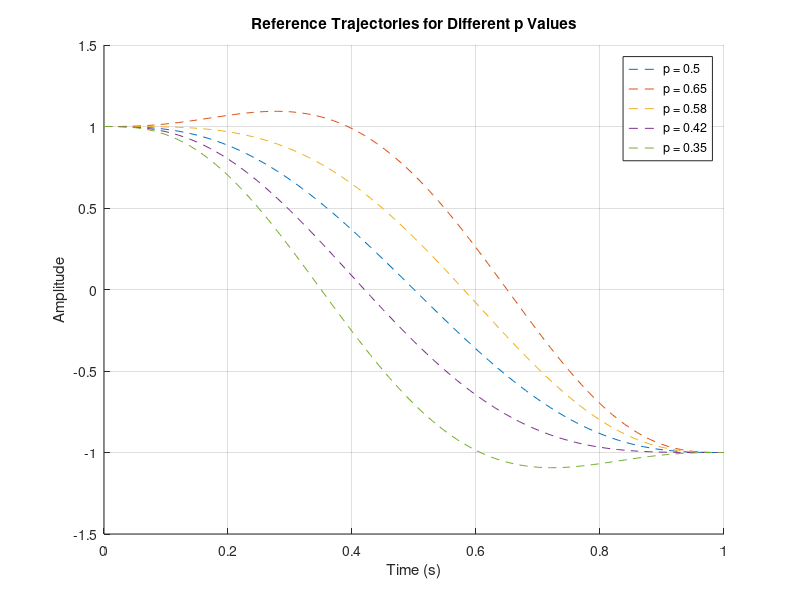

The MATLAB source for this figure:
% Reference Trajectory Generation using 6th-degree polynomial

clc
clear all

% Define the polynomial function
f = @(t, a_6, a_5, a_4, a_3, a_2, a_1, a_0) a_6*t^6 + a_5*t^5 + a_4*t^4 + a_3*t^3 + a_2*t^2 + a_1*t + a_0;

% Set the time interval and step size
t_min = 0;
t_max = 1;
h = 0.01;

% Initialize the time and reference trajectory arrays
t = t_min:h:t_max;
ref = zeros(size(t));

% Set the polynomial coefficients for different values of 'p'
p_values = [0.5, 0.65, 0.58, 0.42, 0.35];

for p_idx = 1:length(p_values)
    p = p_values(p_idx);
    
    % Calculate the polynomial coefficients
    a_6 = (2*p-1)*(6*p^4 - 12*p^3 + 4*p^2 + 2*p + 1)/(p^3 * (p - 1)^3);
    a_5 = -3*(4*p^6 - 18*p^4 + 16*p^3 - 1)/(p^3 * (p - 1)^3);
    a_4 = 3*(10*p^6 - 18*p^5 + 10*p^3 - 1)/(p^3 * (p - 1)^3);
    a_3 = -(20*p^6 - 48*p^5 + 30*p^4 - 1)/(p^3 * (p - 1)^3);
    
    % Generate the reference trajectory
    for i = 1:length(t)
        ref(i) = f(t(i), a_6, a_5, a_4, a_3, 0, 0, 1);
    end
    
    % Plot the reference trajectory
    hold on
    plot(t, ref, '--', 'DisplayName', ['p = ' num2str(p)]);
end

xlabel('Time (s)')
ylabel('Amplitude')
legend('Location', 'best')
title('Reference Trajectories for Different p Values')
grid on
print('-dpng', '-r300', 'poly');  % Save the plot as a PNG file
